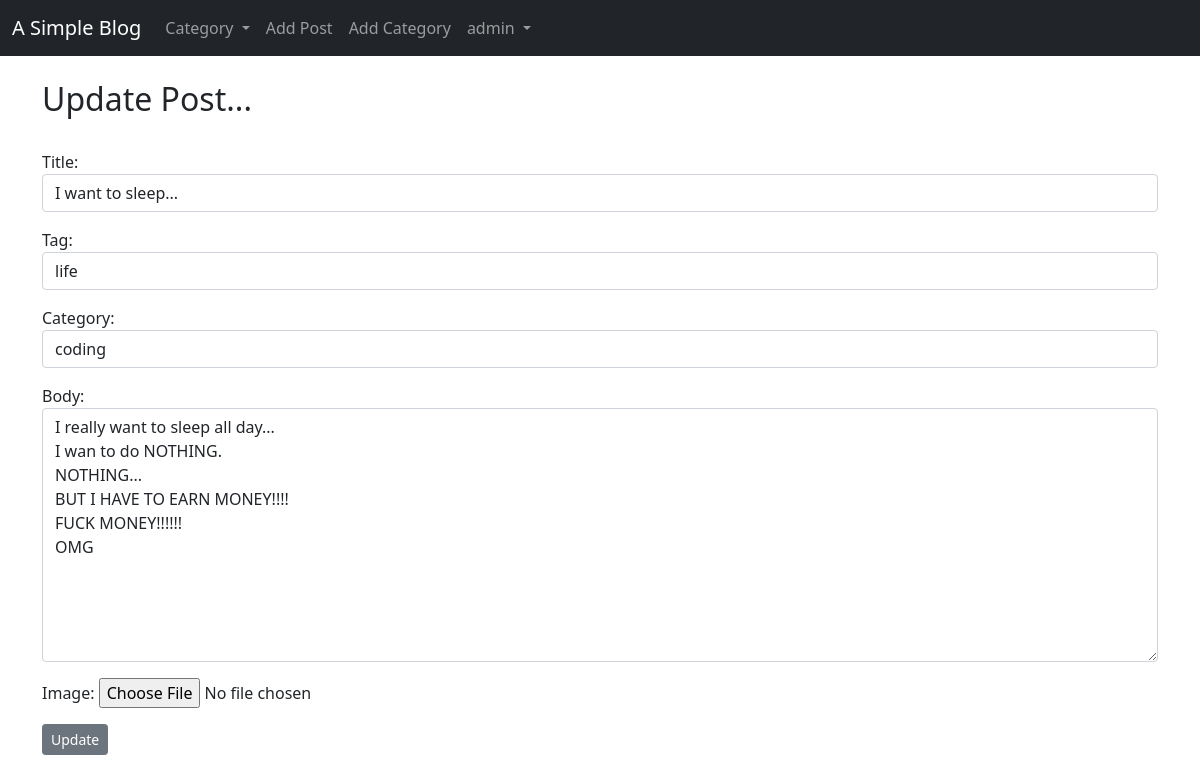
The page /article/8/edit/ (signed in) on the database its author committed.
### myBlog/models.py (models this page shows, shortened)
class Post(models.Model):
    title = models.CharField(max_length=255)
    author = models.ForeignKey(User, on_delete=CASCADE, null=False)
    tag = models.CharField(max_length=255)
    category = models.CharField(max_length=50, default="coding")
    body = RichTextField(blank=True, null=True)
    image = models.ImageField(null=True, blank=True, upload_to='images/')
    post_time = models.DateTimeField(auto_now_add=True)
    likes = models.ManyToManyField(User, related_name="like_list")
    class Meta:
        ordering = ['-post_time']

### myBlog/views.py (the view)
# urls.py: path('article/<int:pk>/edit/', views.UpdatePostView.as_view(), name='update_post'),
class UpdatePostView(generic.UpdateView):
    model = Post
    form_class = PostForm
    template_name = 'myBlog/update_post.html'

### myBlog/forms.py
class PostForm(forms.ModelForm):
    class Meta:
        model = Post
        exclude = ['author', 'likes']
        widgets = {
            'title': forms.TextInput(attrs={'class': 'form-control'}),
            'tag': forms.TextInput(attrs={'class': 'form-control'}),
            'category': forms.Select(choices=CHOICES, attrs={'class': 'form-control'}),
            'body': forms.Textarea(attrs={'class': 'form-control'}),
        }

### myBlog/context_processors.py (called while the page is built)
def get_category_list(request):
    category_list = Category.objects.all()
    return {
        'category_list': category_list,
    }

### myBlog/models.py (called while the page is built)
    def __str__(self):
        return self.name

### myBlog/templates/myBlog/update_post.html
{% extends 'base.html' %} {% block title %} Edit Post {% endblock %}
{% block body %}
<br />
<h2>Update Post...</h2>
<br />
{% if user.is_authenticated and user.id == post.author.id%}
<form method="POST" enctype="multipart/form-data">
	{% csrf_token %} {{ form.media }} {{ form.as_p }}
	<input type="submit" value="Update" class="btn btn-secondary btn-sm" />
</form>
{% else %}
<p><strong>Sorry, you're not allowed here.</strong></p>
{% endif %}
{% endblock %}

### templates/base.html (shortened to what this page needs)
{% load static %}
<!DOCTYPE html>
<html lang="en">
<head>
	<link href="https://cdn.jsdelivr.net/npm/bootstrap@5.1.0/dist/css/bootstrap.min.css" rel="stylesheet"
 />
</head>
<body>
	<nav class="navbar navbar-expand-lg navbar-dark bg-dark">
		<div class="container-fluid">
			<a class="navbar-brand" href="{% url 'home' %}">A Simple Blog</a>
			<div class="collapse navbar-collapse" id="navbarNavAltMarkup">
				<div class="navbar-nav">
					<li class="nav-item dropdown">
						<a class="nav-link dropdown-toggle" href="#" id="navbarDropdown" role="button" data-bs-toggle="dropdown"
							aria-expanded="false">
							Category
						</a>
					</li>
					{% with url_name=request.resolver_match.url_name %}
					{% if request.user.is_authenticated %}
					<a class="nav-link {% if url_name == 'add_post' %}active{% endif %}" href="{% url 'add_post' %}">Add Post</a>
					<a class="nav-link {% if url_name == 'add_category' %}active{% endif %}" href="{% url 'add_category' %}">Add
						Category</a>
					<li class="nav-item dropdown">
						<a class="nav-link dropdown-toggle" href="#" id="navbarDropdown" role="button" data-bs-toggle="dropdown"
							aria-expanded="false">
							{{ request.user }}
						</a>
					</li>
					{% else %}
					<a class="nav-link {% if url_name == 'login' %}active{% endif %}" href="{% url 'login' %}">Login</a>
					<a class="nav-link {% if url_name == 'register' %}active{% endif %}" href="{% url 'register' %}">Register</a>
					{% endif %}
					{% endwith %}
				</div>
			</div>
		</div>
	</nav>
	<div class="container">{% block body %} {% endblock %}</div>
</body>
</html>

### rows shown on the page
Post: title "I want to sleep...", tag "life", category "coding", body "I really want to sleep all day... I wan to do NOTHING. NOTHING... BUT I HAVE TO EARN MONEY!!!! FUCK MONEY!!!!!! OMG"

### other values the page prints
{{ request.user }} "admin"
